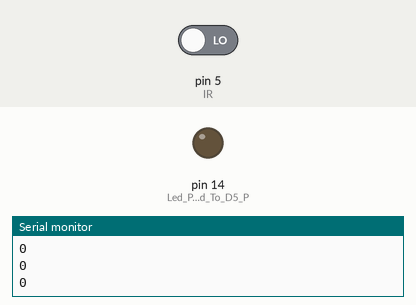
This sketch was run on a simulated Arduino Uno, built with avr-gcc and run on an emulated ATmega328P. Shown: output pins drawn as LEDs (lit = HIGH), the last lines printed to the serial monitor. Inputs (shaded band) come from the test bench; at power-on: pin 5 (IR) LOW.

Above: at 1.2 s.
1.3 s: pin 5 (IR) driven HIGH
At 2.0 s:
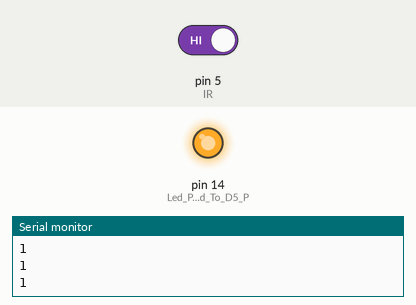
2.9 s: pin 5 (IR) driven LOW
At 3.3 s:
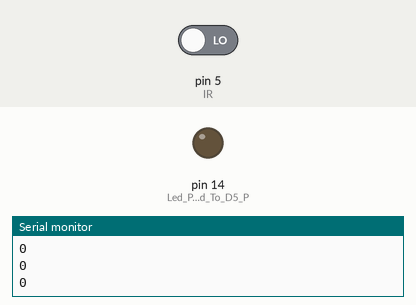
Timing chart, 0 to 5.9 s (numbered marks = the images above; inputs shaded):
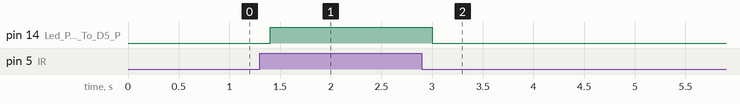

Measured:
- after the input at 1.3 s, pin 14 (Led_Pin_Connected_To_D5_P): LOW → HIGH after 0.10 s
- after the input at 2.9 s, pin 14 (Led_Pin_Connected_To_D5_P): HIGH → LOW after 0.10 s

The sketch:

gi.ino
```cpp
 int val = 0 ;
 //connect vcc pin to vin pin
  //connect gnd pin to gnd pin
   //connect out pin to  pin
 void setup()
 {
   Serial.begin(9600); // sensor buart rate
   pinMode(14,HIGH);  // Led Pin Connected To D5 Pin
 }
 void loop()
 {
  val = digitalRead(5); // IR Sensor output pin connected to D1
  Serial.println(val);  // see the value in serial m0nitor in Arduino IDE
  delay(100);      // for timer
  if(val == 1 )
  {
   digitalWrite(14,HIGH); // LED ON
  }
  else
  {
   digitalWrite(14,LOW); // LED OFF
  }
  }
```
